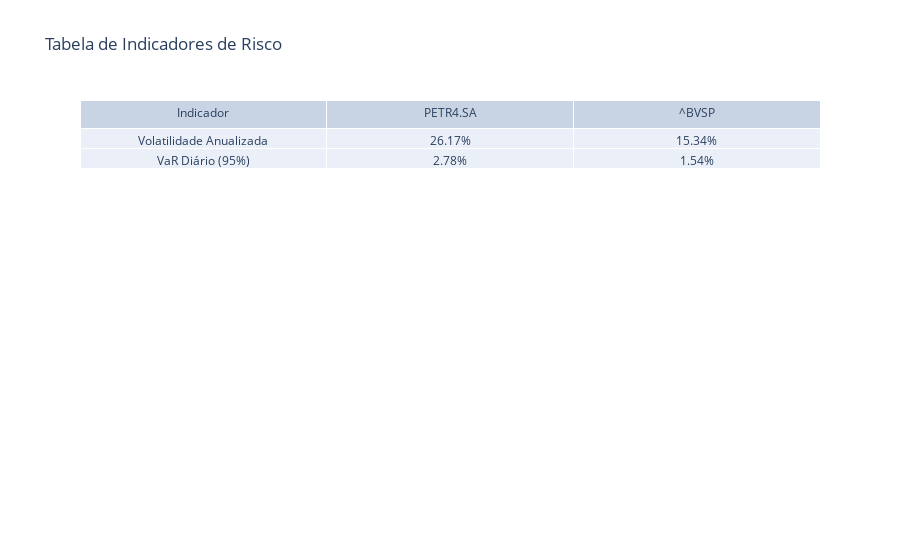

The notebook cell saved with this chart:
### Markdown cell above
### 3.1. Resumo dos Indicadores

### Code cell
fig_tabela = go.Figure(data=[go.Table(
    header=dict(values=['Indicador', 'PETR4.SA', '^BVSP']),
    cells=dict(values=[
        ['Volatilidade Anualizada', 'VaR Diário (95%)'],
        [f"{volatilidade_anualizada['PETR4.SA']:.2%}", f"{var_parametrico['PETR4.SA']:.2%}"],
        [f"{volatilidade_anualizada['^BVSP']:.2%}", f"{var_parametrico['^BVSP']:.2%}"]
    ]))
])
fig_tabela.update_layout(title_text='Tabela de Indicadores de Risco')
fig_tabela.show()

### Figure 1 — Plotly figure (JSON) as saved in the notebook; plotly's stock layout.template omitted (floating-point values rounded to 4 significant figures)
{"data": [{"cells": {"values": [["Volatilidade Anualizada", "VaR Diário (95%)"], ["26.17%", "2.78%"], ["15.34%", "1.54%"]]}, "header": {"values": ["Indicador", "PETR4.SA", "^BVSP"]}, "type": "table"}], "layout": {"title": {"text": "Tabela de Indicadores de Risco"}}}
